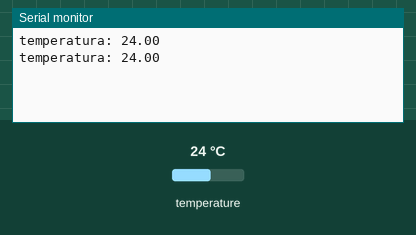
Recording of a sketch running on a simulated Arduino Uno, built with avr-gcc and run on an emulated ATmega328P. Parts: the last lines printed to the serial monitor. Inputs (shaded band) come from the test bench; at power-on: temperature 24 °C.

Above: at 7.3 s.
7.4 s: temperature set to 12 °C
At 12.9 s:
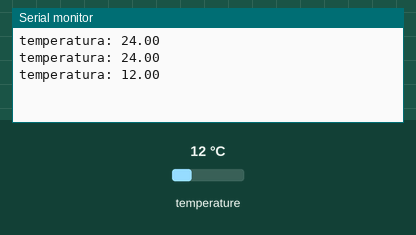
14.1 s: temperature set to 19 °C
At 18.4 s:
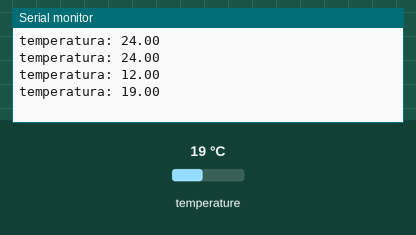
Timing chart, 0 to 19.9 s (numbered marks = the images above; inputs shaded):
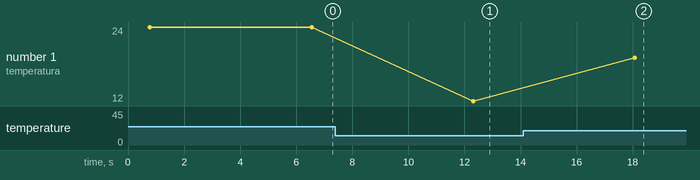

Measured:
- after the input at 7.4 s, the serial monitor: prints a new line after 4.9 s (image 1)
- after the input at 14.1 s, the serial monitor: prints a new line after 4.0 s (image 2)
- plotted number 1: 24 → 12 after the input at 7.4 s, 12 → 19 after the input at 14.1 s

The sketch:

DS18B20.ino
```cpp
/*sensor de temperatura DS10B20*/

#include<OneWire.h>                       //library OneWire-master
#include<DallasTemperature.h>           //library Arduino-Temperatura-Control-Library-master

OneWire ourWire(7);                   //Se establece el pin 5  como bus OneWire
DallasTemperature sensors(&ourWire);    //Se declara una variable u objeto para nuestro sensor

float temp;

void setup(){
Serial.begin(115200);
sensors.begin();   //Se inicia el sensor

}

void loop(){

sensors.requestTemperatures();//Se envía el comando para leer la temperatura
temp= sensors.getTempCByIndex(0); //Se obtiene la temperatura en ºC

Serial.print("temperatura: ");
Serial.println(temp);

delay(5000);

}
```
